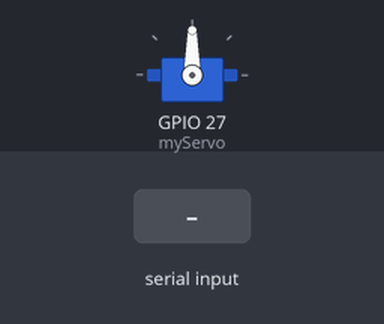
Simulated run of this sketch. Board: ESP32. On the bench: servo. The inputs (shaded band) are chosen by the test bench.

Above: at 1.2 s.
1.3 s: "30,150\n" received over Serial
At 2.5 s:
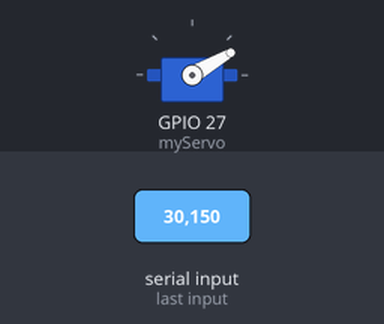
2.8 s: "5\n" received over Serial
At 3.8 s:
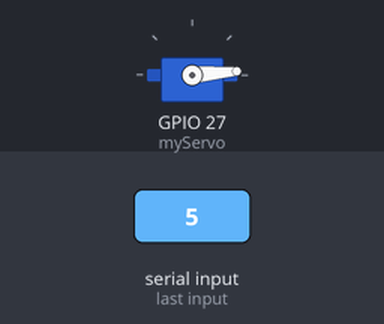
4.3 s: "200\n" received over Serial
At 5.0 s:
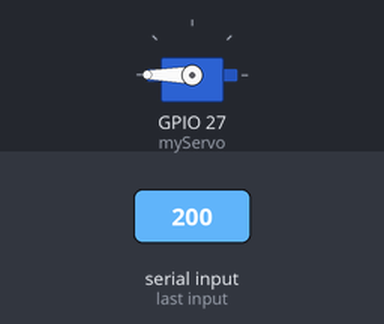
5.8 s: "90,45\n" received over Serial
At 6.1 s:
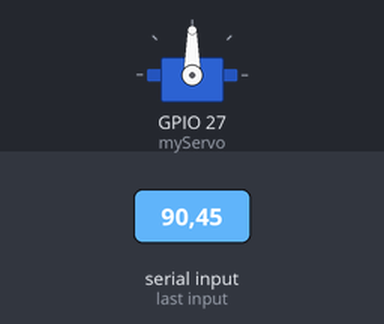
Timing chart, 0 to 8.3 s (numbered marks = the images above; inputs shaded):
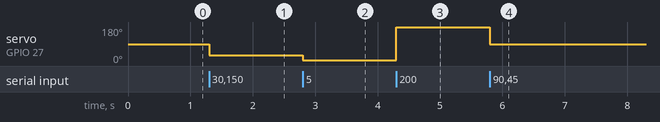

The sketch:

Bot_ServoMotor_Test.ino
```cpp
// (licence header left out)
//Library
#include <ESP32Servo.h>
Servo myServo;

void setup() {
  // Initialize Serial Monitor
  Serial.begin(115200);
  myServo.attach(27); // Servo Pin attached to 27
}

void loop() {
  if (Serial.available() > 0) {
    String input = Serial.readStringUntil('\n');// getting the string data from the serial monitor and saving to a variable input
    input.trim();
    int angle = input.toInt();
    angle = constrain(angle, 0, 180);
    myServo.write(angle);// writing the servo angle to servo
    delay(10);
  }
}
```

Measured:
- after the input at 1.3 s, servo on GPIO 27 (myServo): 90° → 30° at once
- after the input at 2.8 s, servo on GPIO 27 (myServo): 30° → 5° at once
- after the input at 4.3 s, servo on GPIO 27 (myServo): 5° → 180° at once
- after the input at 5.8 s, servo on GPIO 27 (myServo): 180° → 90° at once
